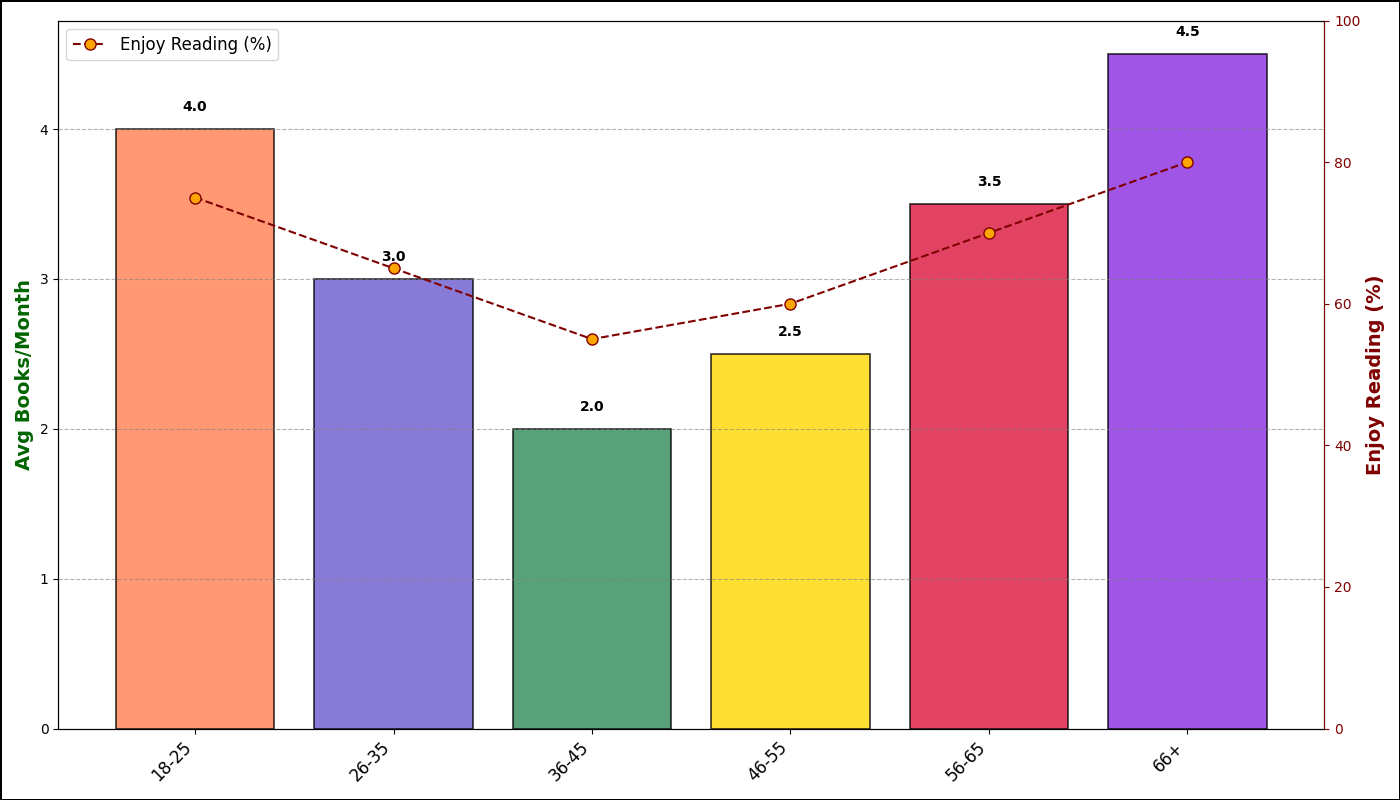

Generate this figure with Python:
import matplotlib.pyplot as plt
import numpy as np

age_groups = ['18-25', '26-35', '36-45', '46-55', '56-65', '66+']
avg_books_read = [4, 3, 2, 2.5, 3.5, 4.5]
enjoy_reading_percentages = [75, 65, 55, 60, 70, 80]
positions = np.arange(len(age_groups))

fig, ax1 = plt.subplots(figsize=(14, 8))

bar_colors = ['#FF7F50', '#6A5ACD', '#2E8B57', '#FFD700', '#DC143C', '#8A2BE2']
bars = ax1.bar(positions, avg_books_read, color=bar_colors, alpha=0.8, edgecolor='black', linewidth=1.2)

ax1.set_xticks(positions)
ax1.set_xticklabels(age_groups, fontsize=12, rotation=45, ha='right')

ax1.set_ylabel('Avg Books/Month', fontsize=14, color='darkgreen', fontweight='bold')
ax1.yaxis.grid(True, linestyle='--', color='grey', alpha=0.6)

ax2 = ax1.twinx()
ax2.set_ylabel('Enjoy Reading (%)', fontsize=14, color='maroon', fontweight='bold')
ax2.plot(positions, enjoy_reading_percentages, color='maroon', linestyle='--', marker='o', markersize=8, markerfacecolor='orange')
ax2.set_ylim(0, 100)
ax2.tick_params(axis='y', colors='maroon')
ax2.spines['right'].set_color('maroon')

for bar, value in zip(bars, avg_books_read):
    ax1.text(bar.get_x() + bar.get_width()/2, value + 0.1, f'{value:.1f}', ha='center', va='bottom', fontweight='bold', fontsize=10)

ax2.legend(['Enjoy Reading (%)'], loc='upper left', fontsize=12)

plt.gcf().patch.set_edgecolor('black')
plt.gcf().patch.set_linewidth(2)

plt.tight_layout()
plt.show()
